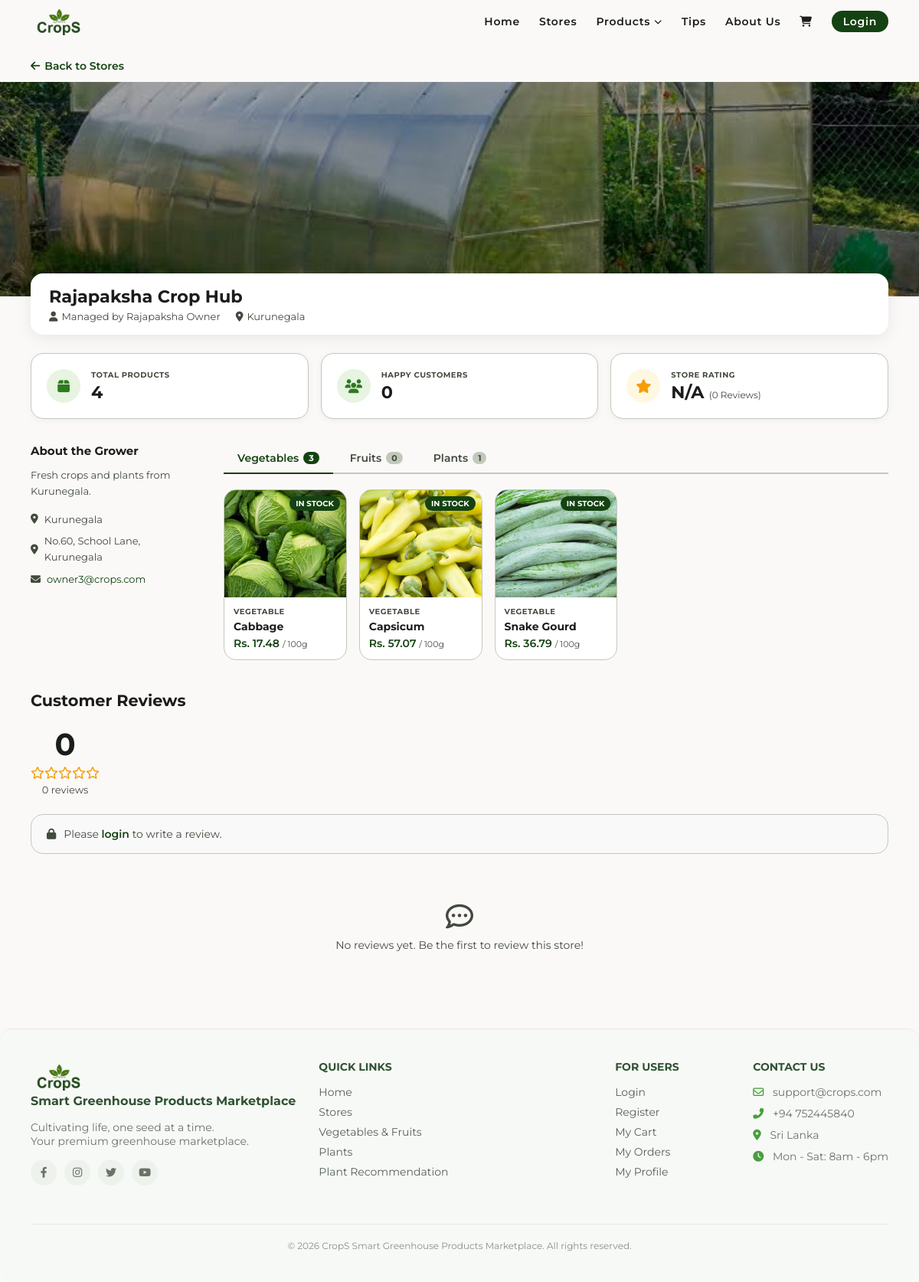
The page /stores.php?id=5 on the database as committed earlier.
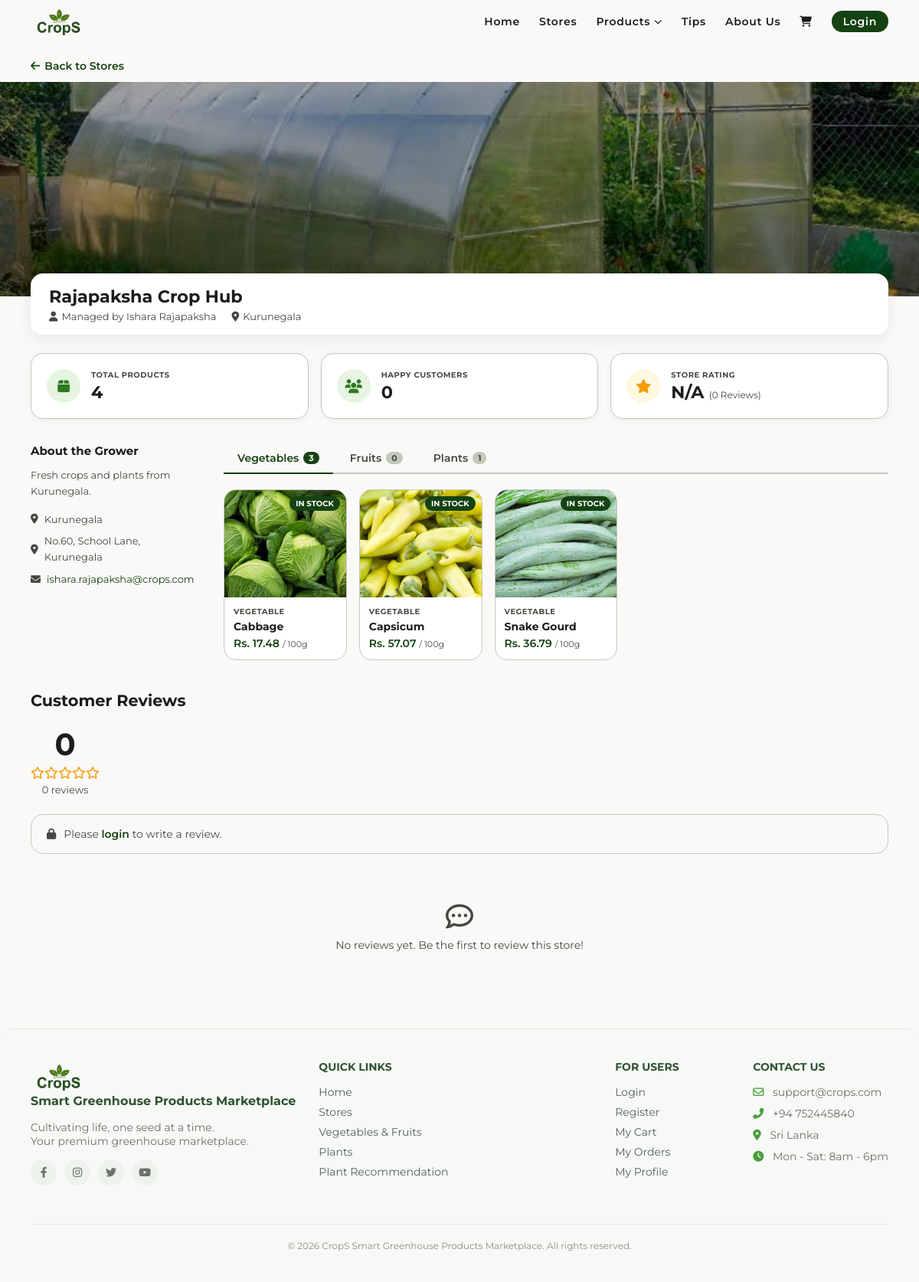
The same page on the database as committed later.
### tables this page shows
CREATE TABLE `stores` (
  `id` int(11) NOT NULL,
  `owner_id` int(11) NOT NULL,
  `store_name` varchar(100) NOT NULL,
  `description` text DEFAULT NULL,
  `city` varchar(50) NOT NULL,
  `image` varchar(255) DEFAULT NULL,
  `status` enum('active','pending') NOT NULL DEFAULT 'pending',
  `created_at` timestamp NOT NULL DEFAULT current_timestamp()
);

CREATE TABLE `users` (
  `id` int(11) NOT NULL,
  `full_name` varchar(100) NOT NULL,
  `email` varchar(100) NOT NULL,
  `password` varchar(255) NOT NULL,
  `role` enum('admin','owner','customer') NOT NULL DEFAULT 'customer',
  `city` varchar(50) NOT NULL,
  `address` text DEFAULT NULL,
  `gap_certificate` varchar(255) DEFAULT NULL,
  `gap_number` varchar(50) DEFAULT NULL,
  `created_at` timestamp NOT NULL DEFAULT current_timestamp()
);

### stores.php (shortened to what the changed rows need)
<?php
include 'includes/header.php';
include 'includes/dbConnection.php';
$store_id = isset($_GET['id']) ? (int)$_GET['id'] : 0;
?>
<?php
$stmtStore = $pdo->prepare("
    SELECT stores.*,
           users.full_name AS owner_name,
           users.email AS owner_email,
           users.address AS owner_address,
           users.gap_certificate,
           COUNT(DISTINCT products.id) AS total_products,
           COUNT(DISTINCT orders.customer_id) AS happy_customers,
           ROUND(AVG(reviews.rating), 1) AS avg_rating,
           COUNT(DISTINCT reviews.id) AS total_reviews
    FROM stores
    JOIN users ON stores.owner_id = users.id
    LEFT JOIN products ON products.store_id = stores.id
    LEFT JOIN orders ON orders.store_id = stores.id
    LEFT JOIN reviews ON reviews.store_id = stores.id
    WHERE stores.id = :id
    GROUP BY stores.id
");
$stmtStore->execute(['id' => $store_id]);
$store = $stmtStore->fetch();
?>
<div class="store-details-page">
    <div class="store-hero">
        <?php if (!empty($store['image'])): ?>
            <img src="static/images/stores/<?php echo htmlspecialchars($store['image']); ?>" alt="..." class="store-hero-img">
        <?php else: ?>
            <img src="static/images/image1.jpg" alt="Store" class="store-hero-img">
        <?php endif; ?>
        <div class="store-hero-overlay"></div>
    </div>
    <div class="main-wrapper">
<div class="store-name-bar">
    <div class="store-name-info">
        <div class="store-title-row">
            <h1><?php echo htmlspecialchars($store['store_name']); ?></h1>
        </div>
        <p class="store-meta-line">
            <span><i class="fas fa-user"></i> Managed by <?php echo htmlspecialchars($store['owner_name']); ?></span>
            <span><i class="fas fa-location-dot"></i> <?php echo htmlspecialchars($store['city']); ?></span>
        </p>
    </div>
</div>
        <div class="store-main-content">
            <div class="store-about">
                <h3>About the Grower</h3>
                <p><?php echo nl2br(htmlspecialchars($store['description'] ?? 'No description provided.')); ?></p>
                <div class="store-contact-info">
    <?php if (!empty($store['city'])): ?>
        <p><i class="fas fa-location-dot"></i> <?php echo htmlspecialchars($store['city']); ?></p>
    <?php endif; ?>
    <?php if (!empty($store['owner_address'])): ?>
        <p><i class="fas fa-map-marker-alt"></i> <?php echo htmlspecialchars($store['owner_address']); ?></p>
    <?php endif; ?>
    <?php if (!empty($store['owner_email'])): ?>
        <p><i class="fas fa-envelope"></i> <a href="mailto:<?php echo htmlspecialchars($store['owner_email']); ?>"><?php echo htmlspecialchars($store['owner_email']); ?></a></p>
    <?php endif; ?>
</div>
            </div>
        </div>
        <div class="reviews-section">
            <h2>Customer Reviews</h2>
        </div>
    </div>
</div>
<?php include 'includes/footer.php'; ?>

Rows that differ between the two databases and show on the page:
changed through a linked row, stores "Rajapaksha Crop Hub": owner.full_name "Rajapaksha Owner" → "Ishara Rajapaksha"; owner.email "owner3@crops.com" → "ishara.rajapaksha@crops.com"
